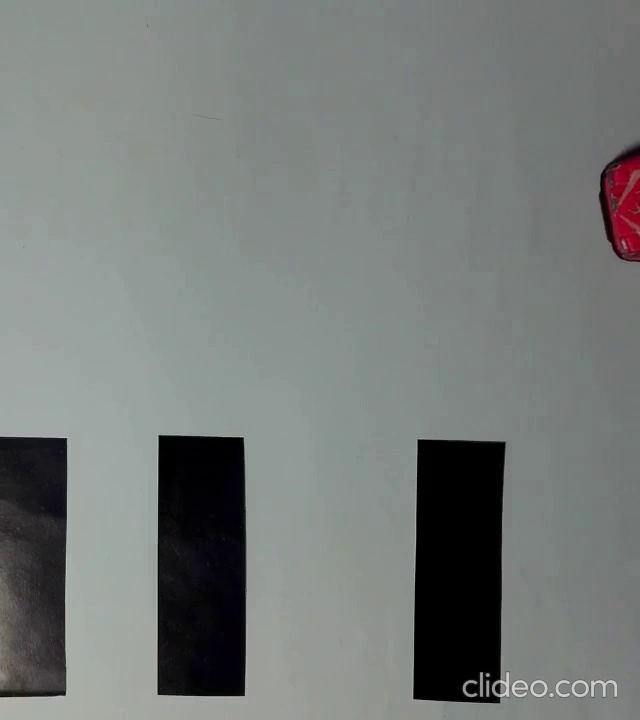
#> input picture frame 33 of parking-ejemplos/Examples-OpenCV/videos/cam1.mp4, 640 x 720 px
$ python seguimiento-obj-en-two-videos.py   (older library calls are emulated)
#> lines starting #> are read from the running program, lines starting #| are printed output that depends on the picture
### parking-ejemplos/Examples-OpenCV/model/vehiculo.py
import math

class Vehiculo(): #Creamos la clase vehiculo
    def __init__(self, patente, x, y, w, h):
        self.patente = patente
        self.x = x
        self.y = y
        self.r = 15
        self.w = w
        self.h = h

        #Creación de un nuevo método
    def presentarse(self):
        presentacion = ("Soy el vehiculo {}, coordenada {}-{} y tamaño {}x{}") #Mensaje
        print(presentacion.format(self.patente, self.x, self.y, self.w, self.h)) #Usamos FORMAT

    def getPatente(self):
        return self.patente

    def actualizarCoordenadas(self, x, y):
        self.x = x
        self.y = y

    def actualizarTamanio(self, w, h):
        self.w = w
        self.h = h

    #*****************************************************************************************

    def distance(self, x2, y2):
        return math.sqrt(abs(x2 - self.x)**2 + abs(y2 - self.y)**2)

    def collide(self, x2, y2, r2):
        return self.r + r2 > self.distance(x2, y2)

    #*****************************************************************************************

### parking-ejemplos/Examples-OpenCV/seguimiento-obj-en-two-videos.py

# Importamos las librerías necesarias
import numpy as np
import cv2
import time
import model.vehiculo as vh
import random

# Lista vehiculos de cada camara.
vehiculosCam1=[]
vehiculosCam2=[]

# Cargamos el vídeo
camara1 = cv2.VideoCapture("videos/cam1.mp4")
camara2 = cv2.VideoCapture("videos/cam2.mp4")

# Inicializamos el primer frame a vacío.
# Nos servirá para obtener el fondo
fondo1 = None
fondo2 = None

# Dimension del video
videoWidth = 640
videoHeight = 720

# Ingreso de vehiculo entrante
vehiculoInput = "CRV086"

# Recorremos todos los frames
while True:

	# Crea objetos entrantes
	if vehiculoInput != "":
		# ¡¡¡ IMPORTANTE !!!
		# reemplazar el valor x e y hardcodeado por la coordenada exacta por donde ingresan los vehiculos.
		# Si es video IDA.
		vehiculosCam1.append(vh.Vehiculo(vehiculoInput, videoWidth+629, 158, 11, 69)) # nose por que comienza en 629 cuando es 640.
		# Si es video VUELTA.
		#vehiculosCam2.append(vh.Vehiculo(vehiculoInput, 0, 158, 11, 69))
		vehiculoInput = ""

	# Obtenemos el frame
	(grabbed1, frame1) = camara1.read()
#> frame1 is the input picture: shape (720, 640, 3); mean B, G, R 121, 122.9, 118.3
	(grabbed2, frame2) = camara2.read()

	# Si hemos llegado al final del vídeo salimos
	if not grabbed1:
		break
	if not grabbed2:
		break

	# Convertimos a escala de grises
	gris1 = cv2.cvtColor(frame1, cv2.COLOR_BGR2GRAY)
	gris2 = cv2.cvtColor(frame2, cv2.COLOR_BGR2GRAY)

	# Aplicamos suavizado para eliminar ruido
	gris1 = cv2.GaussianBlur(gris1, (21, 21), 0)
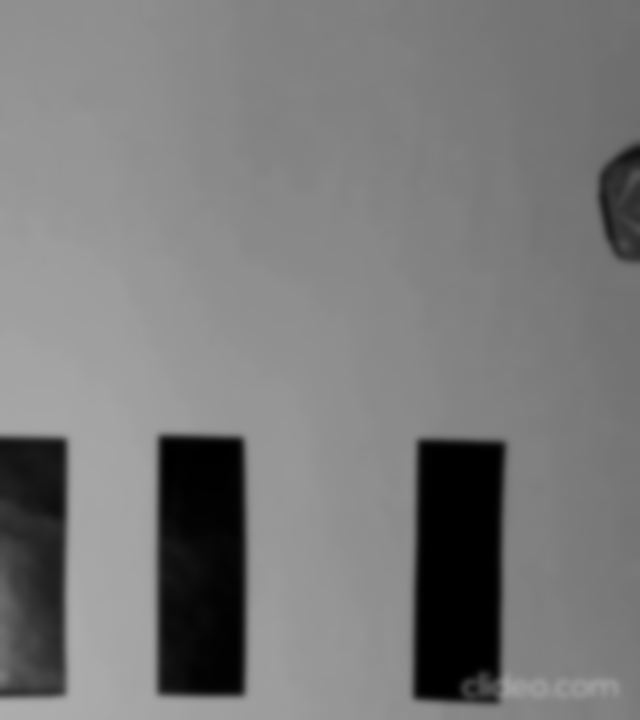
#> gris1: shape (720, 640); min 0, max 173, mean 121.3
	gris2 = cv2.GaussianBlur(gris2, (21, 21), 0)

	# Si todavía no hemos obtenido el fondo, lo obtenemos
	# Será el primer frame que obtengamos
	if fondo1 is None:
		fondo1 = gris1
		continue

	if fondo2 is None:
		fondo2 = gris2
		continue

	# Calculo de la diferencia entre el fondo y el frame actual
	resta1 = cv2.absdiff(fondo1, gris1)
	resta2 = cv2.absdiff(fondo2, gris2)

	# Aplicamos un umbral
	umbral1 = cv2.threshold(resta1, 25, 255, cv2.THRESH_BINARY)[1]
	umbral2 = cv2.threshold(resta2, 25, 255, cv2.THRESH_BINARY)[1]

	# Dilatamos el umbral para tapar agujeros
	umbral1 = cv2.dilate(umbral1, None, iterations=2)
	umbral2 = cv2.dilate(umbral2, None, iterations=2)

	# Copiamos el umbral para detectar los contornos
	contornosimg1 = umbral1.copy()
	contornosimg2 = umbral2.copy()

	# Buscamos contorno en la imagen
	im, contornos1, hierarchy = cv2.findContours(contornosimg1,cv2.RETR_TREE,cv2.CHAIN_APPROX_SIMPLE)
	im, contornos2, hierarchy = cv2.findContours(contornosimg2,cv2.RETR_TREE,cv2.CHAIN_APPROX_SIMPLE)

	# ----------------------------------------------------------
	# Recorremos todos los contornos encontrados
	for c1 in contornos1:
		# Eliminamos los contornos más pequeños
		if cv2.contourArea(c1) < 500:
			continue

		# Obtenemos el bounds del contorno, el rectángulo mayor que engloba al contorno
		(x, y, w, h) = cv2.boundingRect(c1)
		# Dibujamos el rectángulo del bounds
		cv2.rectangle(frame1, (x, y), (x + w, y + h), (0, 255, 0), 2)

		# Si los obj de cam1 se intersecan con vhcam2, entonces copia el vehiculo en cam1.
		for vhcam2 in vehiculosCam2:
			if vhcam2.collide(videoWidth+x, y, 35):
				existevhcam1 = True

				for vhcam1 in vehiculosCam1:
					if vhcam1.patente==vhcam2.patente:
						existevhcam1 = False
						break

				if existevhcam1:
					vehiculosCam1.append(vh.Vehiculo(vhcam2.patente, videoWidth+x, y, w, h))

		# Actualiza de coordenadas por movimiento.
		for vhcam1 in vehiculosCam1:
			if vhcam1.collide(videoWidth+x, y, 35):
				vhcam1.actualizarCoordenadas(videoWidth+x, y)
				vhcam1.actualizarTamanio(w, h)
				print("cam1")
				vhcam1.presentarse()
	# ----------------------------------------------------------
	# Recorremos todos los contornos encontrados
	for c2 in contornos2:
		# Eliminamos los contornos más pequeños
		if cv2.contourArea(c2) < 500:
			continue

		# Obtenemos el bounds del contorno, el rectángulo mayor que engloba al contorno
		(x, y, w, h) = cv2.boundingRect(c2)
		# Dibujamos el rectángulo del bounds
		cv2.rectangle(frame2, (x, y), (x + w, y + h), (0, 255, 0), 2)

		# Si los obj de cam2 se intersecan con vhcam1, entonces copia el vehiculo en cam2.
		for vhcam1 in vehiculosCam1:
			if vhcam1.collide(x, y, 35):
				existevhcam2 = True

				for vhcam2 in vehiculosCam2:
					if vhcam2.patente==vhcam1.patente:
						existevhcam2 = False
						break

				if existevhcam2:
					vehiculosCam2.append(vh.Vehiculo(vhcam1.patente, x, y, w, h))

		# Actualiza de coordenadas por movimiento.
		for vhcam2 in vehiculosCam2:
			if vhcam2.collide(x, y, 15):
				vhcam2.actualizarCoordenadas(x, y)
				vhcam2.actualizarTamanio(w, h)
				print("cam2")
				vhcam2.presentarse()
	# ----------------------------------------------------------
	# Elimina la patente que se encuentra en las dos camaras, si:
	# 1 - no hay interseccion
	# 2 - y el vehiculo que se encuentra en un extremo (indica que se encuentra del otro lado).
	for vhcam1 in vehiculosCam1:
		for vhcam2 in vehiculosCam2:
			if vhcam1.patente==vhcam2.patente:
				if vhcam1.collide(vhcam2.x, vhcam2.y, 35)==False:
					# eliminar el del extremo
					# para ida
					if vhcam1.x==videoWidth: # para ida
						vehiculosCam1.remove(vhcam1)
					if vhcam2.x==videoWidth: # para vuelta
						vehiculosCam2.remove(vhcam2)

	# ----------------------------------------------------------

	# Mostramos las imágenes de la cámara, el umbral y la resta

	frame1 = cv2.resize(frame1, (350, 393))
	frame2 = cv2.resize(frame2, (350, 393))

	cv2.imshow("Camara-1", frame1)
	cv2.imshow("Camara-2", frame2)

	#cv2.imshow("Umbral", umbral)
	#cv2.imshow("Resta", resta)
	#cv2.imshow("Contorno", contornosimg)

	# Capturamos una tecla para salir
	key = cv2.waitKey(1) & 0xFF

	# Tiempo de espera para que se vea bien
	time.sleep(0.015)

	# Si ha pulsado la letra s, salimos
	if key == ord("s"):
		break

# Liberamos la cámara y cerramos todas las ventanas
camara1.release()
cv2.destroyAllWindows()

#++++++++++++++++++++++++++++++++++++++++++++++++++++++++++++++++++++++++++++++++++++++++++++++++++++++++++++++

print("****************************************************************")
print("A continuacion... todos los vehiculos de la CAMARA-1")
print("")
for vhcam1 in vehiculosCam1:
	vhcam1.presentarse()
print("****************************************************************")
print("A continuacion... todos los vehiculos de la CAMARA-2")
print("")
for vhcam2 in vehiculosCam2:
	vhcam2.presentarse()
print("****************************************************************")

#++++++++++++++++++++++++++++++++++++++++++++++++++++++++++++++++++++++++++++++++++++++++++++++++++++++++++++++

$ run again, starting later in the video
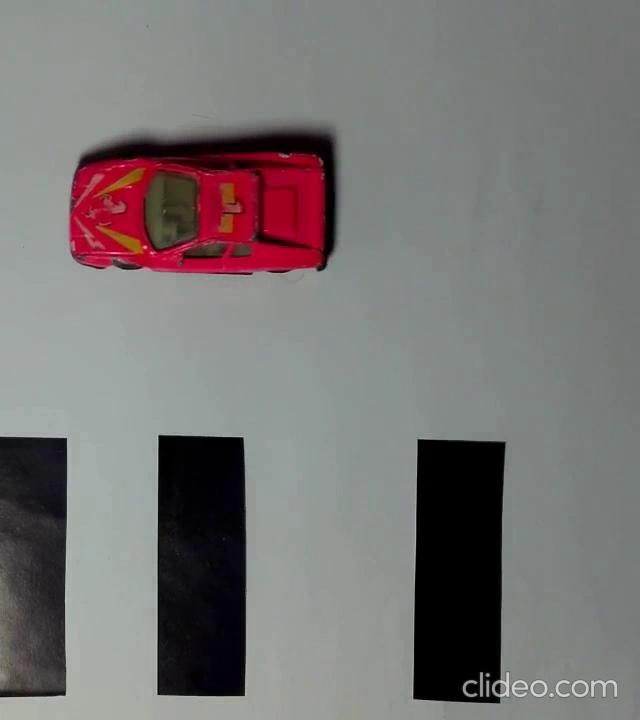
#> input picture frame 150 of parking-ejemplos/Examples-OpenCV/videos/cam1.mp4, 640 x 720 px
#> frame1 is the input picture: shape (720, 640, 3); mean B, G, R 115.7, 116.3, 119.3
#> `gris1 = cv2.cvtColor(frame1, cv2.COLOR_BGR2GRAY)`:
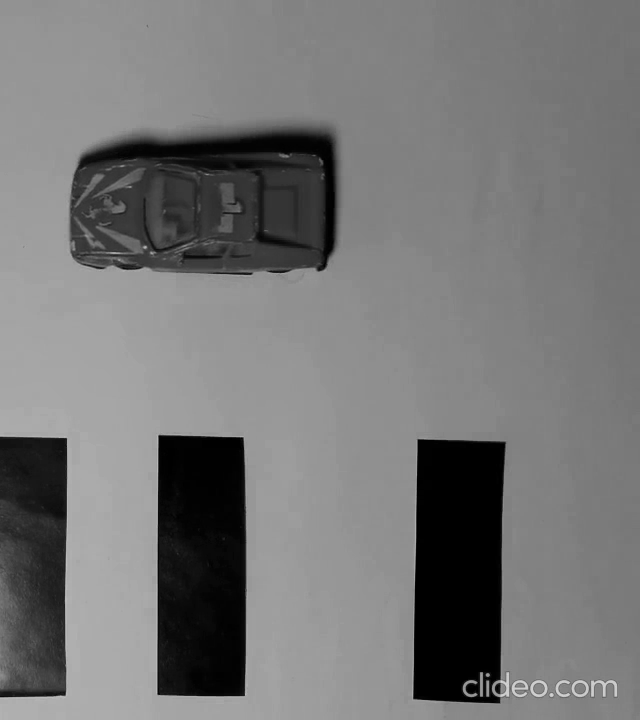
#> gris1: shape (720, 640); min 0, max 215, mean 117.1
#> `gris1 = cv2.GaussianBlur(gris1, (21, 21), 0)`:
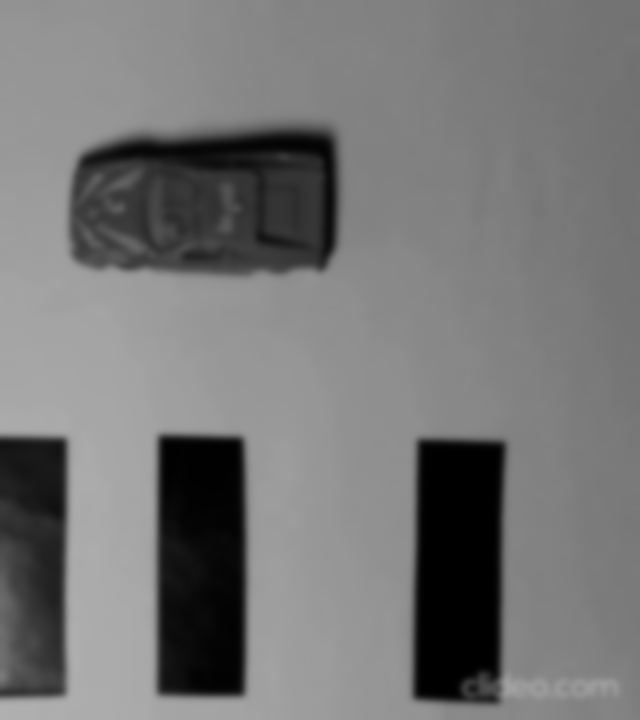
#> gris1: shape (720, 640); min 0, max 177, mean 117.1

$ run again, starting later in the video
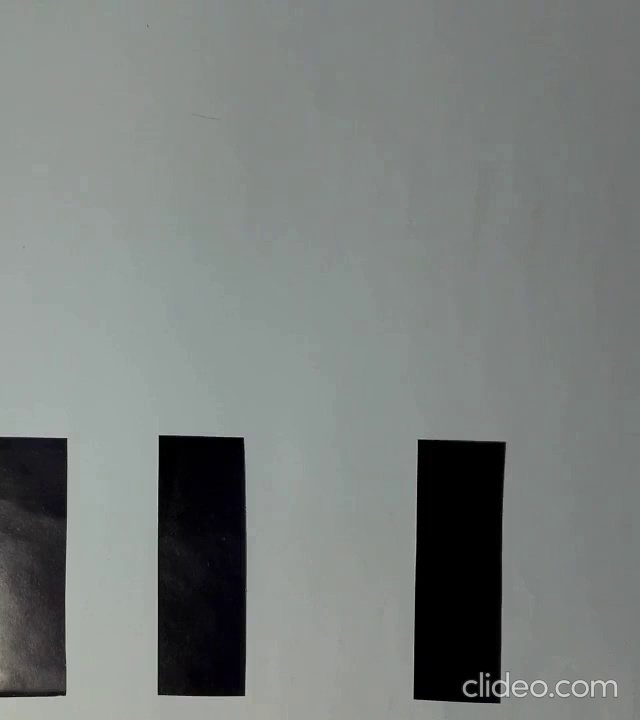
#> input picture frame 268 of parking-ejemplos/Examples-OpenCV/videos/cam1.mp4, 640 x 720 px
#> frame1 is the input picture: shape (720, 640, 3); mean B, G, R 124.4, 126.5, 121.4
#> `gris1 = cv2.GaussianBlur(gris1, (21, 21), 0)`:
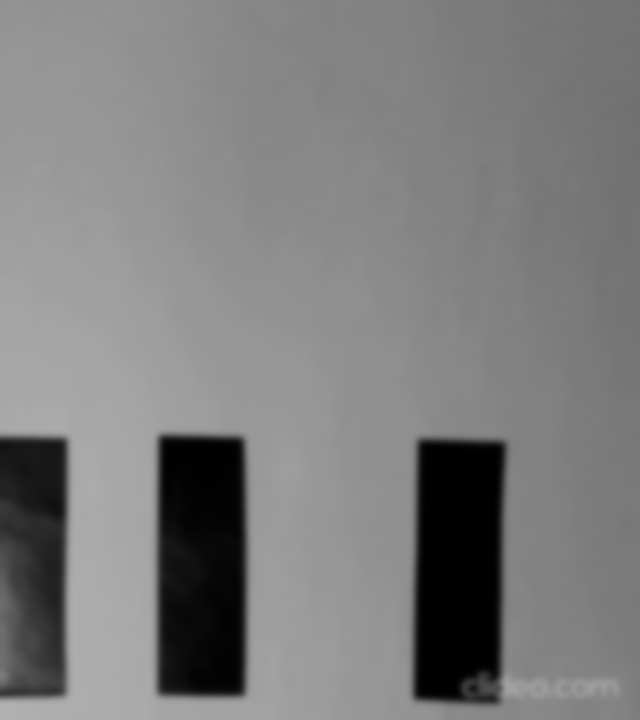
#> gris1: shape (720, 640); min 0, max 178, mean 124.7
